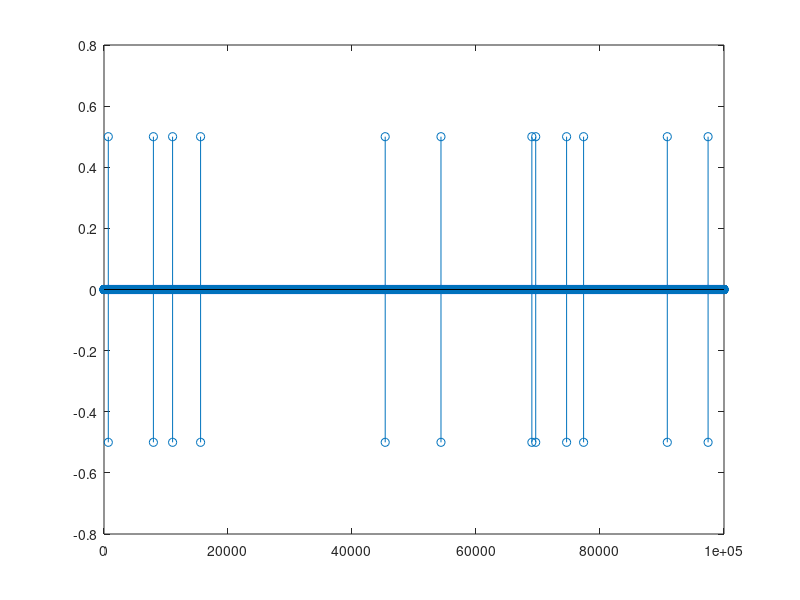
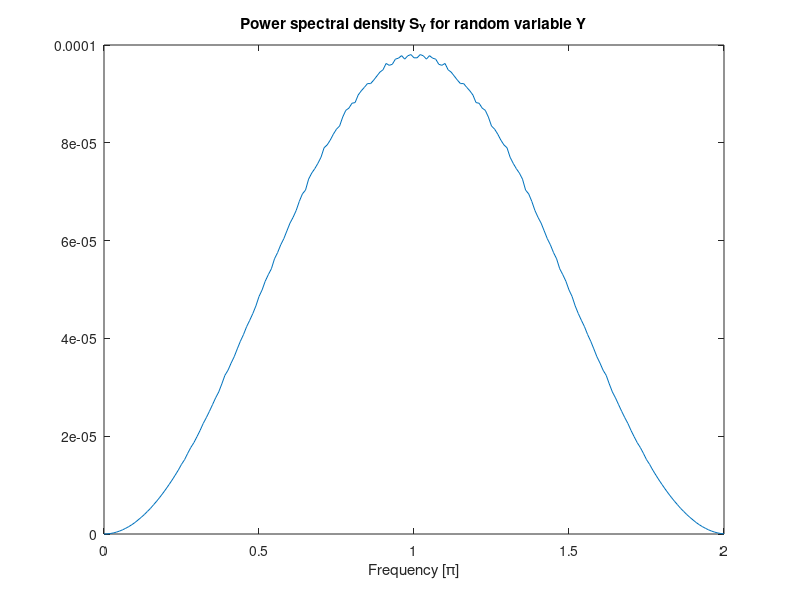
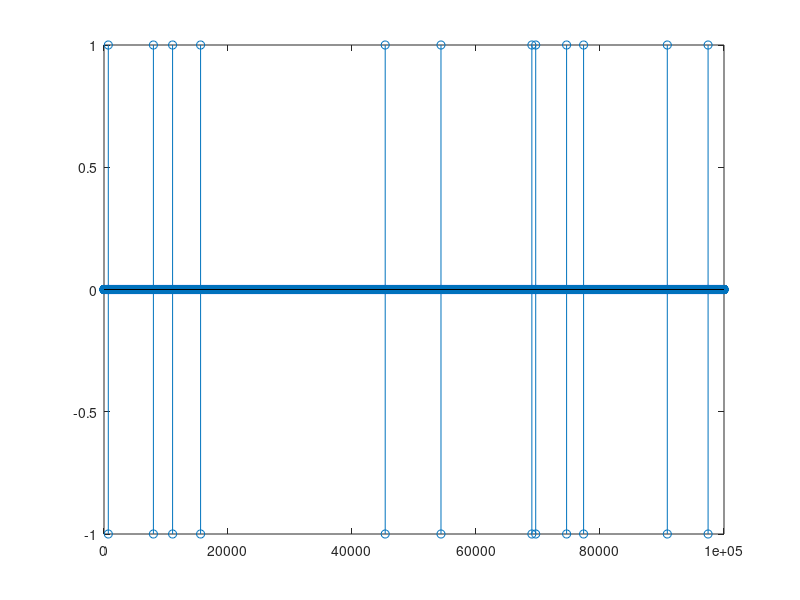
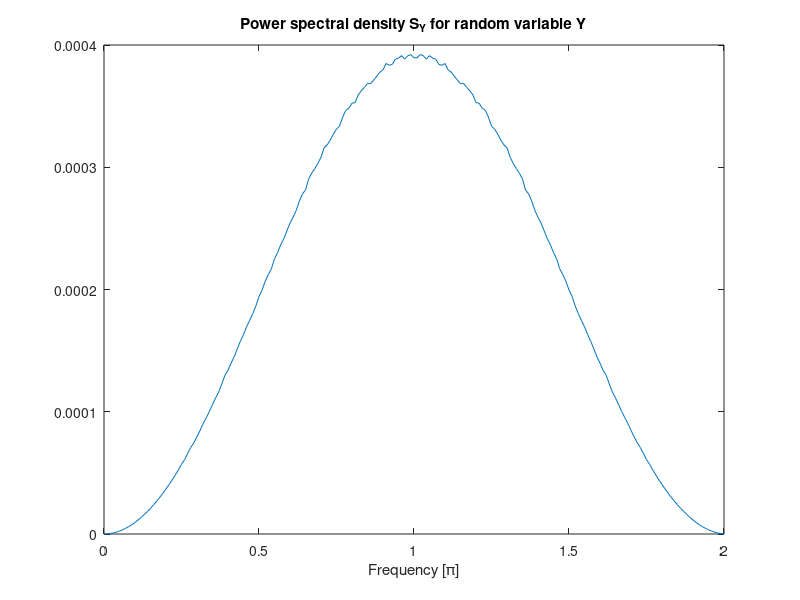

Recreate these plots in MATLAB, in order.
clear; close all; clc;

trials = 1e7;
p = 1/1e4;
n = 1e5;
poisson = random('bino',1,p,trials,1);

H = [1/2 -1/2];
shot_noise = conv(H,poisson);
figure(1);
stem(shot_noise(1:1e5));
mean(shot_noise)
maxlags = 100;

[Ryy,lags] = xcorr(shot_noise,maxlags,'unbiased');
Ryydft = abs(fft(Ryy));

figure(2);
plot(linspace(0,2,length(Ryydft)), Ryydft); 
xlabel('Frequency [\pi]'); 
title('Power spectral density S_{Y} for random variable Y'); 


% part e
H = [1 -1];
shot_noise = conv(H,poisson);
figure(3);
stem(shot_noise(1:1e5));
mean(shot_noise)
maxlags = 100;

[Ryy,lags] = xcorr(shot_noise,maxlags,'unbiased');
Ryydft = abs(fft(Ryy));

figure(4);
plot(linspace(0,2,length(Ryydft)), Ryydft); 
xlabel('Frequency [\pi]'); 
title('Power spectral density S_{Y} for random variable Y'); 
